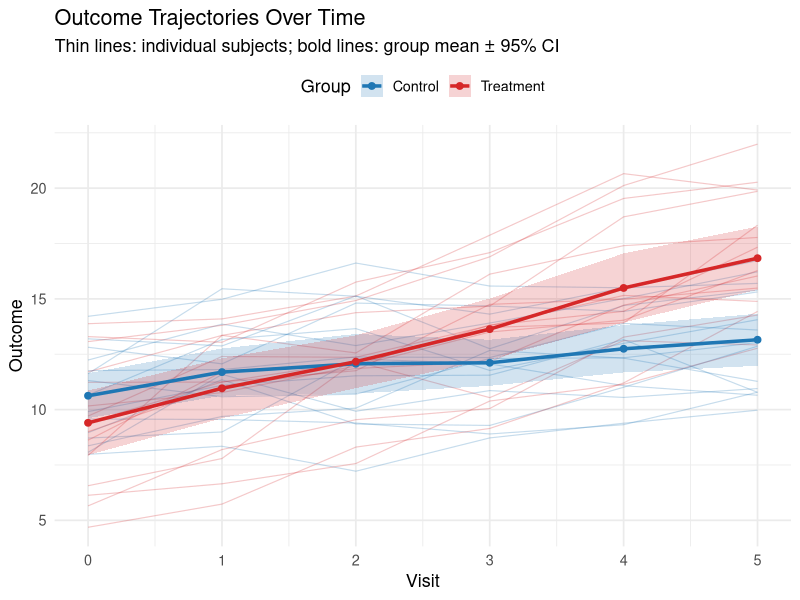
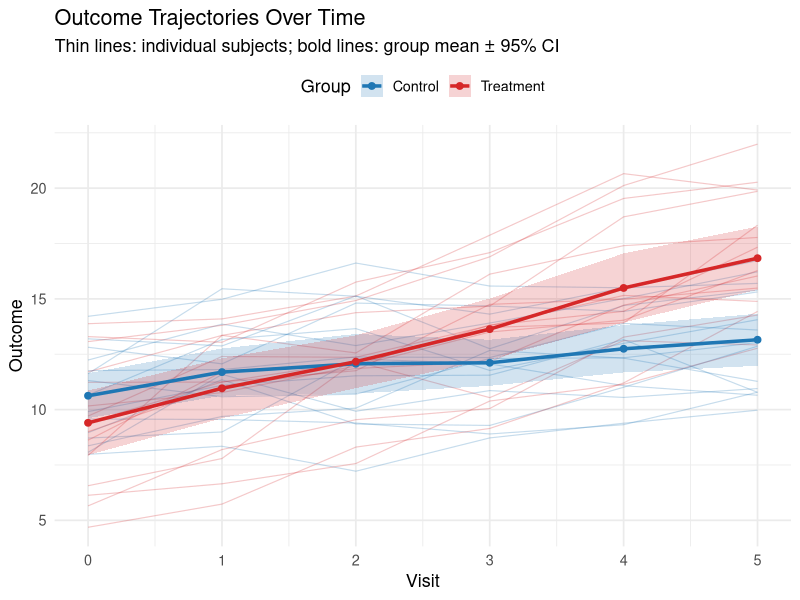

Reproduce these figures in R, in order.
library(ggplot2)
library(dplyr)

set.seed(42)

# Simulated longitudinal data: 30 subjects, 2 groups, 6 visits
n_subj <- 30
visits <- 0:5
df <- expand.grid(id = 1:n_subj, time = visits) |>
  mutate(
    group = ifelse(id <= n_subj / 2, "Control", "Treatment"),
    slope = ifelse(group == "Control", 0.5, 1.5)
  ) |>
  group_by(id) |>
  mutate(intercept = rnorm(1, 10, 2)) |>
  ungroup() |>
  mutate(outcome = intercept + slope * time + rnorm(n(), 0, 1))

group_means <- df |>
  group_by(group, time) |>
  summarise(mean = mean(outcome), se = sd(outcome) / sqrt(n()), .groups = "drop")

p <- ggplot(df, aes(time, outcome, color = group)) +
  geom_line(aes(group = id), alpha = 0.25, linewidth = 0.4) +
  geom_ribbon(data = group_means,
              aes(x = time, ymin = mean - 1.96 * se, ymax = mean + 1.96 * se, fill = group),
              inherit.aes = FALSE, alpha = 0.2) +
  geom_line(data = group_means, aes(y = mean), linewidth = 1.2) +
  geom_point(data = group_means, aes(y = mean), size = 2) +
  scale_x_continuous(breaks = visits) +
  scale_color_manual(values = c(Control = "#1f77b4", Treatment = "#d62728")) +
  scale_fill_manual(values = c(Control = "#1f77b4", Treatment = "#d62728")) +
  labs(title = "Outcome Trajectories Over Time",
       subtitle = "Thin lines: individual subjects; bold lines: group mean ± 95% CI",
       x = "Visit", y = "Outcome", color = "Group", fill = "Group") +
  theme_minimal(base_size = 13) +
  theme(legend.position = "top")

ggsave("longitudinal_plot.png", p, width = 8, height = 5.5, dpi = 150)
p
